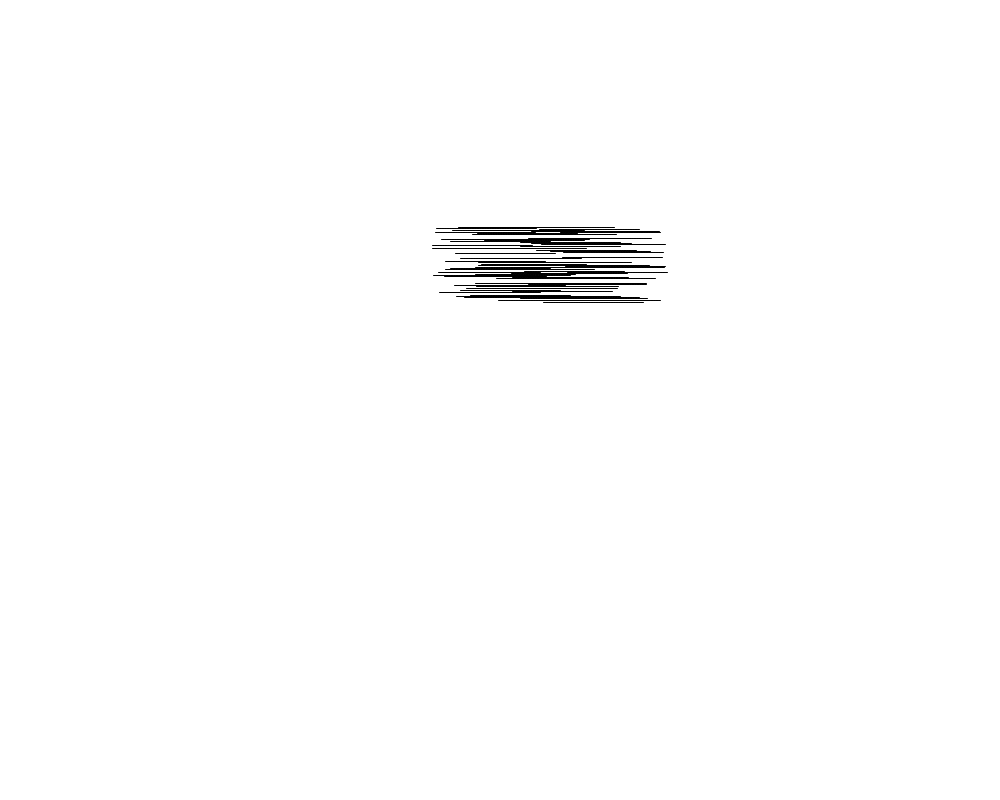
Frame 1 (no input)
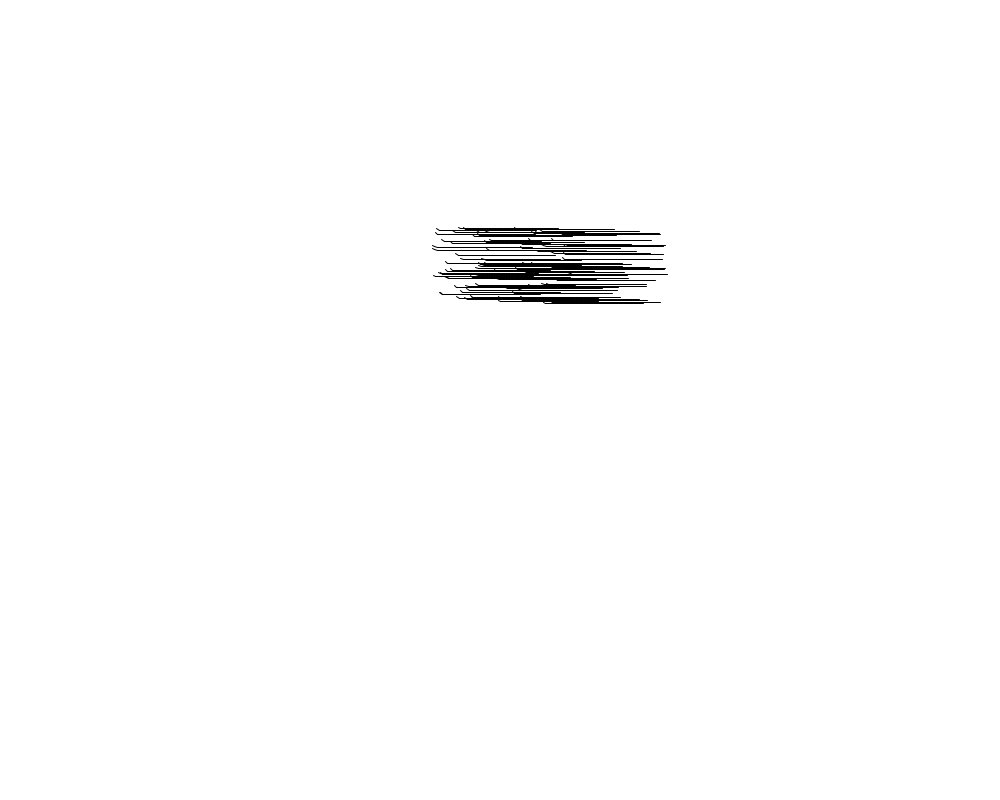
Frame 60 (the mouse pressed at the canvas centre just before this capture)
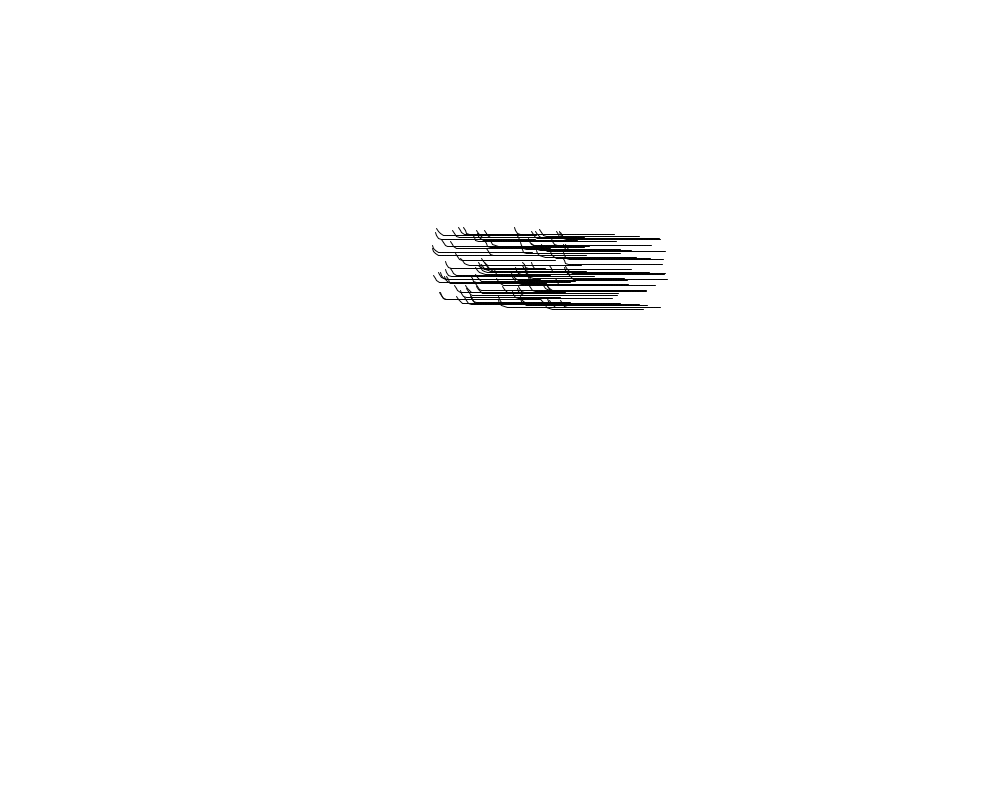
Frame 120 (the mouse held since frame 60 and released just before this capture)

The Processing sketch that drew these frames (run headless with seeded random() and noise(); from frame 60 on, the mouse is pressed at the canvas centre):

// Processing sketch: Pelos
// ── Pelos.pde
// Simulation and time control:

float _timeStep;              // Simulation time-step (s)
int _lastTimeDraw = 0;        // Last measure of time in draw() function (ms)
float _deltaTimeDraw = 0.0;   // Time between draw() calls (s)
float _simTime = 0.0;         // Simulated time (s)
float _elapsedTime = 0.0;     // Elapsed (real) time (s)

// System variables:
ArrayList<Pelo> pelos;

// Main code:

void settings()
{
   size(DISPLAY_SIZE_X, DISPLAY_SIZE_Y);
}

void setup()
{
   frameRate(DRAW_FREQ);
   _lastTimeDraw = millis();

   initSimulation();
}




void initSimulation()
{
   _simTime = 0.0;
   _timeStep = TS*TIME_ACCEL;
   _elapsedTime = 0.0;
   pelos = new ArrayList<Pelo>();
   for(int i = 0; i < num_pelos; i++){
        PVector pos = new PVector(width/2+random(-70, 70), height/3+random(-40, 40)); 
        pelos.add(new Pelo(pos));
    }
}


void draw()
{
   int now = millis();
   _deltaTimeDraw = (now - _lastTimeDraw)/1000.0;
   _elapsedTime += _deltaTimeDraw;
   _lastTimeDraw = now;

   //println("\nDraw step = " + _deltaTimeDraw + " s - " + 1.0/_deltaTimeDraw + " Hz");

   background(255);
   drawDynamicEnvironment();
   updateSimulation();
}

void drawDynamicEnvironment()
{
   for (int i = 0; i < pelos.size(); i++)
      pelos.get(i).render();
}

void updateSimulation()
{
   for(Pelo p : pelos)
      p.update(_timeStep);
   _simTime += _timeStep;
}


// ── DampedSpring.pde
// Damped spring between two particles:
//
// Fp1 = Fe - Fd
// Fp2 = -Fe + Fd = -(Fe - Fd) = -Fp1
//
//    Fe = Ke·(l - l0)·eN
//    Fd = -Kd·eN·v
//
//    e = s2 - s1  : current elongation vector between the particles
//    l = |e|      : current length
//    eN = e/l     : current normalized elongation vector
//    v = dl/dt    : rate of change of length

public class DampedSpring
{
   Particle _p1;     // First particle attached to the spring
   Particle _p2;     // Second particle attached to the spring

   float _Ke;        // Elastic constant (N/m)
   float _Kd;        // Damping coefficient (kg/m)

   float _l0;        // Rest length (m)
   float _l;         // Current length (m)
   float prev_l;
   float _v;         // Current rate of change of length (m/s)

   PVector _e;       // Current elongation vector (m)
   PVector _eN;      // Current normalized elongation vector (no units)
   PVector _F;       // Force applied by the spring on particle 1 (the force on particle 2 is -_F) (N)
   
   boolean _enabled; // To enable/disable the spring
   //...
   //...
   //...


   DampedSpring(Particle p1, Particle p2, float l0)
   {
      _p1 = p1;
      _p2 = p2;
      _Ke = Ke;
      _l0 = l0;
      prev_l = l0;

      _F = new PVector();
      _e = new PVector();
      _eN = new PVector();
   }

   Particle getParticle1()
   {
      return _p1;
   }

   Particle getParticle2()
   {
      return _p2;
   }

   void update(float simStep)
   {
      _e = PVector.sub(_p2.getPosition(), _p1.getPosition());
      _eN = _e.copy().normalize();
      _l = _e.mag();
      float Fe = _Ke * (_l - _l0);
      PVector _Fe = PVector.mult(_eN, Fe);
      _F.set(_Fe);

      applyForces();
      
      prev_l=_l;

   }

   void applyForces()
   {
      _p1.addExternalForce(_F);
      _p2.addExternalForce(PVector.mult(_F, -1.0));
   }

   boolean isEnabled()
   {
      return _enabled;
   }
   void render(){
      line(_p1._s.x, _p1._s.y, _p2._s.x, _p2._s.y);
   }
   //...
   //...
   //...
}

// ── Parameters.pde
// Definitions:

// Simulation values:

final boolean REAL_TIME = true;   // To make the simulation run in real-time or not
final float TIME_ACCEL = 1.0;     // To simulate faster (or slower) than real-time


// Display and output parameters:
final int DRAW_FREQ = 100;                            // Draw frequency (Hz or Frame-per-second)
final int DISPLAY_SIZE_X = 1000;                      // Display width (pixels)
final int DISPLAY_SIZE_Y = 800;                      // Display height (pixels)

// Parameters of the problem:
final float TS = 0.01;     // Initial simulation time step (s)
final float G = 9.81;       // Acceleration due to gravity (m/(s·s))

final int num_pelos = 100;         // Number of nodes of the object in the horizontal direction
final int num_muelles = 40;         // Number of nodes of the object in the vertical direction

final float tam_pelos = 100.0;     // Separation of the object's nodes in the horizontal direction (m)
final float M = 10;

final float Ke = 750;            // Elastic constant (N/m)+
final float Kd = 0.01;
//...
//...

// ── Particle.pde
static int _lastParticleId = 0; //<>//

public class Particle
{
   int _id;            // Unique id for each particle

   PVector _s;         // Position (m)
   PVector _v;         // Velocity (m/s)
   PVector _a;         // Acceleration (m/(s*s))
   PVector _F;         // Force (N)
   float _m;           // Mass (kg)


   Particle(PVector s)
   {
      _id = _lastParticleId++;

      _s = s.copy();
      _v = new PVector(0,0);
      _a = new PVector(0,0);
      _F = new PVector(0,0);
      _m = M;
   }

   void update(float simStep)
   {
      updateWeightForce();
      PVector Froz = PVector.mult(_v, -Kd);
      _F.add(Froz);
      // Simplectic Euler:
      // v(t+h) = v(t) + h*a(s(t),v(t))
      // s(t+h) = s(t) + h*v(t+h)
      _a = PVector.div(_F, _m);
      _v.add(PVector.mult(_a, simStep));
      _s.add(PVector.mult(_v, simStep));
      
      _F.set(0.0, 0.0);
   }

   int getId()
   {
      return _id;
   }

   PVector getPosition()
   {
      return _s;
   }

   void setPosition(PVector s)
   {
      _s = s.copy();
      _a.set(0.0, 0.0);
      _F.set(0.0, 0.0);
   }

   void setVelocity(PVector v)
   {
      _v = v.copy();
   }


   void updateWeightForce()
   {
      PVector weigthForce = new PVector(0, G*_m);
      _F.add(weigthForce);
   }

   void addExternalForce(PVector F)
   {
      _F.add(F);
   }
}

// ── Pelo.pde
public class Pelo
{
   
   PVector _s;
   float l;
   ArrayList<DampedSpring> _muelles;
   ArrayList<Particle> _particulas;
   Pelo(PVector pos)
   {
      _s = pos;
      l = tam_pelos;
      _muelles = new ArrayList<DampedSpring>();
      _particulas = new ArrayList<Particle>();
      float tam_muelle = tam_pelos/num_muelles;
      for(int i = 0; i <=num_muelles; i++){
         _particulas.add(new Particle(new PVector(_s.x + i*tam_muelle, _s.y)));
         if(i>0){
            _muelles.add(new DampedSpring(_particulas.get(i-1), _particulas.get(i), tam_muelle));
         }
      }
   }

   void update(float simStep)
   {
      for(int i = 0; i < _muelles.size(); i++){
            _muelles.get(i).update(simStep);
      }
      for(int i = 1; i < _particulas.size(); i++){
            _particulas.get(i).update(simStep);
      }
   }
   void render(){
      for(int i = 0; i < _muelles.size(); i++){
         _muelles.get(i).render();
      }
   }
}
